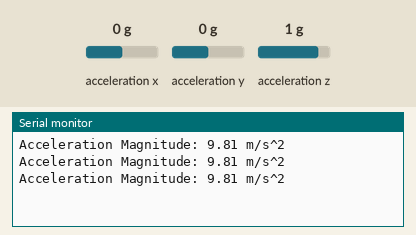
Simulated run of this sketch. Board: Arduino Uno, built with avr-gcc and run on an emulated ATmega328P. On the bench: the last lines printed to the serial monitor. The inputs (shaded band) are chosen by the test bench; at power-on: acceleration x 0 g, acceleration y 0 g, acceleration z 1 g.

Above: at 1.3 s.
1.4 s: acceleration x set to -1.4 g
At 1.83 s:
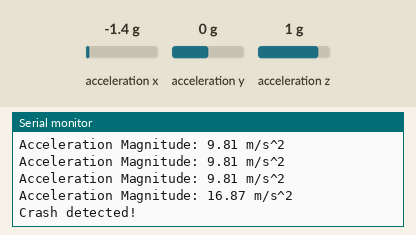
3.5 s: acceleration y set to -1.4 g
At 3.84 s:
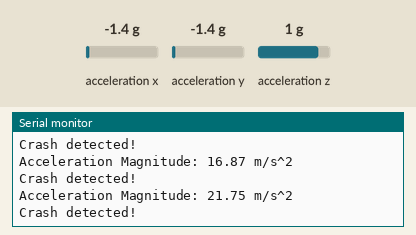
6.5 s: acceleration z set to -1.4 g
At 6.85 s:
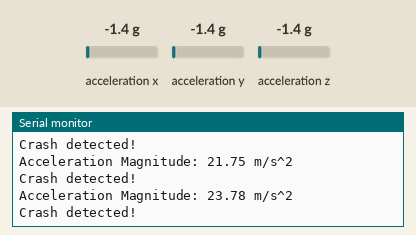
Timing chart, 0 to 9.5 s (numbered marks = the images above; inputs shaded):
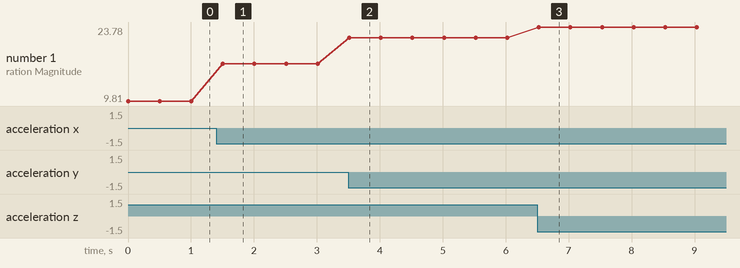

The sketch:

adxl_crash_detection.ino
```cpp
#include <Wire.h>
#include <Adafruit_Sensor.h>    // Adafruit sensor library
#include <Adafruit_ADXL345_U.h>  // ADXL345 library

Adafruit_ADXL345_Unified accel = Adafruit_ADXL345_Unified();   // ADXL345 Object

// Define a threshold for crash detection (in m/s^2)
const float crashThreshold = 13.0;  // Adjust this value based on your requirements

/*
The value of crashThreshold determines how sensitive the crash detection will be:

    Higher values mean that only more intense accelerations are recognized as crashes, making the system less sensitive to minor bumps or movements.
    Lower values make the system more sensitive, so even relatively small accelerations might be considered as crashes.
*/
void setup() {
  Serial.begin(9600);
  if(!accel.begin())   // if ASXL345 sensor not found
  {
    Serial.println("ADXL345 not detected");
    while(1);
  }
  // Optionally, set the range to increase sensitivity
  accel.setRange(ADXL345_RANGE_16_G);
}

void loop() {
  sensors_event_t event;
  accel.getEvent(&event);

  // Calculate the magnitude of the acceleration vector
  // Magnitude = sqrt(x^2 + y^2 + z^2)
  float magnitude = sqrt(pow(event.acceleration.x, 2) + pow(event.acceleration.y, 2) + pow(event.acceleration.z, 2));

  Serial.print("Acceleration Magnitude: ");
  Serial.print(magnitude);
  Serial.println(" m/s^2");

  // Check if the magnitude exceeds the crash threshold
  if(magnitude > crashThreshold) {
    Serial.println("Crash detected!");
    // Implement additional crash handling logic here
  }

  delay(500);
}
```

Measured:
- after the input at 1.4 s, the serial monitor: prints a new line after 0.11 s (image 1)
- after the input at 3.5 s, the serial monitor: prints a new line at once (image 2)
- after the input at 6.5 s, the serial monitor: prints a new line at once (image 3)
- plotted number 1: 9.81 → 16.87 after the input at 1.4 s, 16.87 → 21.75 after the input at 3.5 s, 21.75 → 23.78 after the input at 6.5 s
